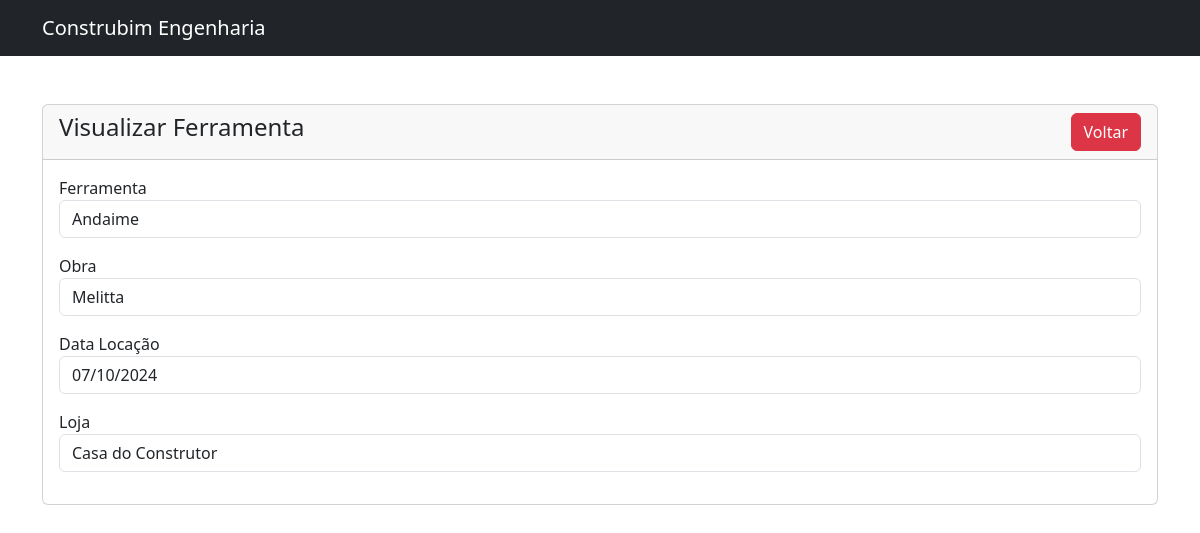
The page /usuario-view.php?id=15 on the database its author committed.
### tables this page shows
CREATE TABLE IF NOT EXISTS `ferramentas` (
  `id` int NOT NULL AUTO_INCREMENT,
  `ferramenta` varchar(100) NOT NULL,
  `obra` varchar(100) NOT NULL,
  `data_locacao` date NOT NULL,
  `loja` varchar(220) NOT NULL,
  PRIMARY KEY (`id`)
);

### usuario-view.php (the view, shortened to what this page needs)
<?php
require 'conexao.php';
?>
<!doctype html>
<html lang="pt-br">
  <head>
    <link href="https://cdn.jsdelivr.net/npm/bootstrap@5.3.3/dist/css/bootstrap.min.css" rel="stylesheet">
  </head>
  <body>
    <?php include('navbar.php'); ?>
    <div class="container mt-5">
      <div class="row">
        <div class="col-md-12">
          <div class="card">
            <div class="card-header">
              <h4>Visualizar Ferramenta
                <a href="home.php" class="btn btn-danger float-end">Voltar</a>
              </h4>
            </div>
            <div class="card-body">
                <?php
              if (isset($_GET['id'])) {
                  $usuario_id = mysqli_real_escape_string($conexao, $_GET['id']);
                  $sql = "SELECT * FROM ferramentas WHERE id='$usuario_id'";
                  $query = mysqli_query($conexao, $sql);
                if (mysqli_num_rows($query) > 0) {
                  $usuario = mysqli_fetch_array($query);
                ?>
                <div class="mb-3">
                  <label>Ferramenta</label>
                  <p class="form-control">
                    <?=$usuario['ferramenta'];?>
                  </p>
                </div>
                <div class="mb-3">
                  <label>Obra</label>
                  <p class="form-control">
                    <?=$usuario['obra'];?>
                  </p>
                </div>
                <div class="mb-3">
                  <label>Data Locação</label>
                  <p class="form-control">
                    <?=date('d/m/Y', strtotime($usuario['data_locacao']));?>
                  </p>
                </div>
                <div class="mb-3">
                  <label>Loja</label>
                  <p class="form-control">
                  <?=$usuario['loja'];?>
                  </p>
                </div>
                <?php
                } else {
                  echo "<h5>Ferramenta não encontrada</h5>";
                }
              }
              ?>
            </div>
          </div>
        </div>
      </div>
    </div>
  </body>
</html>

### rows shown on the page
ferramentas: ferramenta "Andaime", obra "Melitta", data_locacao "07/10/2024", loja "Casa do Construtor"
